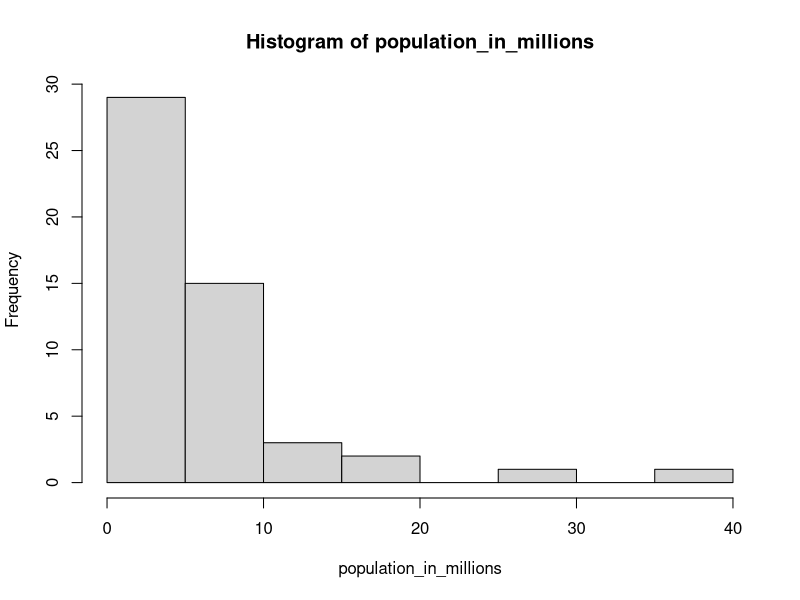

Source code (R):
# Load the datasets and define some variables
library(dslabs)
data(murders)

population_in_millions <- murders$population/10^6
total_gun_murders <- murders$total

# Create a histogram of this variable
png(file="popuHist.png")
hist(population_in_millions)
dev.off()

#png(file="popuPlot.png")
#plot(population_in_millions, total_gun_murders)
#dev.off()

# Transform population using the log10 transformation and save to object log10_population
log10_population = log10(murders$population)
# Transform total gun murders using log10 transformation and save to object log10_total_gun_murders
log10_total_gun_murders = log10(total_gun_murders)
# Create a scatterplot with the log scale transformed population and murders
#png(file="logPopuPlot.png")
#plot(log10_population, log10_total_gun_murders)
#dev.off()

# Store the population in millions and save to population_in_millions
population_in_millions <- murders$population/10^6
